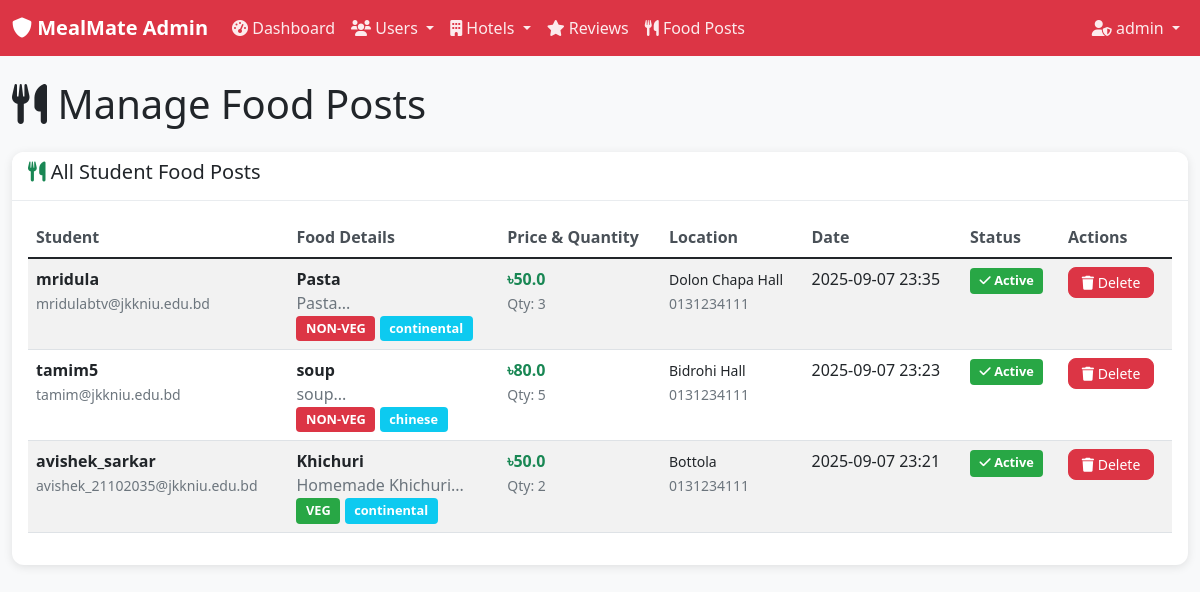
/admin/food-posts (signed in), run on the app's committed database.
### models.py (models this page shows, shortened)
class Admin(db.Model):
    __tablename__ = 'admins'
    id = db.Column(db.Integer, primary_key=True)
    username = db.Column(db.String(80), unique=True, nullable=False)
    email = db.Column(db.String(120), unique=True, nullable=False)
    password_hash = db.Column(db.String(255), nullable=False)
    created_at = db.Column(db.DateTime, default=datetime.utcnow)
    is_active = db.Column(db.Boolean, default=True)
    is_super_admin = db.Column(db.Boolean, default=False)

class StudentFoodPost(db.Model):
    __tablename__ = 'student_food_posts'
    id = db.Column(db.Integer, primary_key=True)
    user_id = db.Column(db.Integer, db.ForeignKey('users.id'), nullable=False)
    title = db.Column(db.String(100), nullable=False)
    description = db.Column(db.Text, nullable=False)
    price = db.Column(db.Float, nullable=False)
    quantity = db.Column(db.Integer, nullable=False)
    food_type = db.Column(db.String(50), nullable=False)  # veg, non-veg, vegan
    cuisine = db.Column(db.String(50), nullable=True)  # indian, chinese, italian, etc.
    location = db.Column(db.String(100), nullable=False)  # hostel block, room number
    contact_info = db.Column(db.String(100), nullable=False)
    image_url = db.Column(db.String(255), nullable=True)
    is_available = db.Column(db.Boolean, default=True)
    created_at = db.Column(db.DateTime, default=datetime.utcnow)
    expires_at = db.Column(db.DateTime, default=lambda: datetime.utcnow() + timedelta(hours=24))

class User(db.Model):
    __tablename__ = 'users'
    id = db.Column(db.Integer, primary_key=True)
    username = db.Column(db.String(80), unique=True, nullable=False)
    reg_number = db.Column(db.String(20), unique=True, nullable=False)
    email = db.Column(db.String(120), unique=True, nullable=False)
    password_hash = db.Column(db.String(255), nullable=False)
    created_at = db.Column(db.DateTime, default=datetime.utcnow)
    is_active = db.Column(db.Boolean, default=True)
    is_approved = db.Column(db.Boolean, default=False)  # Admin approval required
    approved_by = db.Column(db.Integer, db.ForeignKey('admins.id'), nullable=True)
    approved_at = db.Column(db.DateTime, nullable=True)
    reviews = db.relationship('Review', backref='user', lazy=True, cascade='all, delete-orphan')
    food_posts = db.relationship('StudentFoodPost', backref='user', lazy=True, cascade='all, delete-orphan')

### app.py (the view)
    @app.route('/admin/food-posts')
    def admin_food_posts():
        if not require_admin_login():
            return redirect(url_for('admin_login'))
        food_posts = StudentFoodPost.query.order_by(StudentFoodPost.created_at.desc()).all()
        return render_template('admin/food_posts.html',
                             food_posts=food_posts,
                             current_admin=get_current_admin(),
                             current_time=datetime.utcnow())

### templates/admin/food_posts.html (shortened to what this page needs)
{% extends "admin/base.html" %}
{% block content %}
<div class="row">
    <div class="col-12">
        <h1 class="mb-4">
            <i class="fas fa-utensils"></i> Manage Food Posts
        </h1>
    </div>
</div>
<div class="row">
    <div class="col-12">
        <div class="card">
            <div class="card-header">
                <h5><i class="fas fa-utensils text-success"></i> All Student Food Posts</h5>
            </div>
            <div class="card-body">
                {% if food_posts %}
                <div class="table-responsive">
                    <table class="table table-striped">
                        <thead>
                            <tr>
                                <th>Student</th>
                                <th>Food Details</th>
                                <th>Price & Quantity</th>
                                <th>Location</th>
                                <th>Date</th>
                                <th>Status</th>
                                <th>Actions</th>
                            </tr>
                        </thead>
                        <tbody>
                            {% for post in food_posts %}
                            <tr id="post-{{ post.id }}">
                                <td>
                                    <strong>{{ post.user.username }}</strong><br>
                                    <small class="text-muted">{{ post.user.email }}</small>
                                </td>
                                <td>
                                    <strong>{{ post.title }}</strong><br>
                                    <span class="text-muted">{{ post.description[:50] }}...</span><br>
                                    <span class="badge bg-{% if post.food_type == 'veg' %}success{% else %}danger{% endif %}">
                                        {{ post.food_type.upper() }}
                                    </span>
                                    <span class="badge bg-info">{{ post.cuisine }}</span>
                                </td>
                                <td>
                                    <strong class="text-success">৳{{ post.price }}</strong><br>
                                    <small class="text-muted">Qty: {{ post.quantity }}</small>
                                </td>
                                <td>
                                    <small>{{ post.location }}</small><br>
                                    <small class="text-muted">{{ post.contact_info }}</small>
                                </td>
                                <td>{{ post.created_at.strftime('%Y-%m-%d %H:%M') }}</td>
                                <td>
                                    {% if post.expires_at > current_time %}
                                        <span class="badge bg-success">
                                            <i class="fas fa-check"></i> Active
                                        </span>
                                    {% else %}
                                        <span class="badge bg-secondary">
                                            <i class="fas fa-clock"></i> Expired
                                        </span>
                                    {% endif %}
                                </td>
                                <td>
                                    <button class="btn btn-danger btn-sm"
                                            onclick="deleteFoodPost({{ post.id }}, '{{ post.title }}')">
                                        <i class="fas fa-trash"></i> Delete
                                    </button>
                                </td>
                            </tr>
                            {% endfor %}
                        </tbody>
                    </table>
                </div>
                {% else %}
                <div class="text-center py-5">
                    <i class="fas fa-utensils fa-3x text-muted mb-3"></i>
                    <h5 class="text-muted">No food posts found</h5>
                    <p class="text-muted">No student food posts have been created yet.</p>
                </div>
                {% endif %}
            </div>
        </div>
    </div>
</div>
{% endblock %}

### templates/admin/base.html (shortened to what this page needs)
<!DOCTYPE html>
<html lang="en">
<head>
    <link href="https://cdn.jsdelivr.net/npm/bootstrap@5.1.3/dist/css/bootstrap.min.css" rel="stylesheet">
    <link rel="stylesheet" href="https://cdnjs.cloudflare.com/ajax/libs/font-awesome/6.0.0/css/all.min.css">
    <link rel="stylesheet" href="{{ url_for('static', filename='css/admin.css') }}">
</head>
<body>
    <nav class="navbar navbar-expand-lg navbar-dark bg-danger">
        <div class="container-fluid">
            <a class="navbar-brand" href="{{ url_for('admin_dashboard') }}">
                <i class="fas fa-shield-alt"></i> MealMate Admin
            </a>
            <div class="collapse navbar-collapse" id="adminNavbar">
                <ul class="navbar-nav me-auto">
                    <li class="nav-item">
                        <a class="nav-link" href="{{ url_for('admin_dashboard') }}">
                            <i class="fas fa-tachometer-alt"></i> Dashboard
                        </a>
                    </li>
                    <li class="nav-item dropdown">
                        <a class="nav-link dropdown-toggle" href="#" id="usersDropdown" role="button" data-bs-toggle="dropdown">
                            <i class="fas fa-users"></i> Users
                        </a>
                    </li>
                    <li class="nav-item dropdown">
                        <a class="nav-link dropdown-toggle" href="#" id="hotelsDropdown" role="button" data-bs-toggle="dropdown">
                            <i class="fas fa-building"></i> Hotels
                        </a>
                    </li>
                    <li class="nav-item">
                        <a class="nav-link" href="{{ url_for('admin_reviews') }}">
                            <i class="fas fa-star"></i> Reviews
                        </a>
                    </li>
                    <li class="nav-item">
                        <a class="nav-link" href="{{ url_for('admin_food_posts') }}">
                            <i class="fas fa-utensils"></i> Food Posts
                        </a>
                    </li>
                </ul>
                <ul class="navbar-nav">
                    <li class="nav-item dropdown">
                        <a class="nav-link dropdown-toggle" href="#" id="adminDropdown" role="button" data-bs-toggle="dropdown">
                            <i class="fas fa-user-shield"></i>
                            {% if current_admin %}{{ current_admin.username }}{% else %}Admin{% endif %}
                        </a>
                    </li>
                </ul>
            </div>
        </div>
    </nav>
    <div class="container-fluid mt-4">
        {% block content %}{% endblock %}
    </div>
</body>
</html>

### static/css/admin.css (style rules this page uses)
body { background-color: #f8f9fa; }
.navbar-brand { font-weight: bold; }
.navbar-nav .nav-link { font-weight: 500; color: rgba(255, 255, 255, 0.9) !important; }
.card { border: none; border-radius: 12px; box-shadow: 0 2px 10px rgba(0, 0, 0, 0.1); margin-bottom: 1.5rem; }
.card-header { background-color: white; border-bottom: 1px solid #e9ecef; border-radius: 12px 12px 0 0 !important; font-weight: 600; }
.table th { font-weight: 600; color: #495057; border-top: none; }
.badge { font-size: 0.8rem; padding: 0.4rem 0.6rem; }
.btn { border-radius: 8px; font-weight: 500; }
.btn-sm { padding: 0.25rem 0.8rem; font-size: 0.875rem; }
.table-responsive { border-radius: 8px; }
.badge.bg-success { background-color: #28a745 !important; }

### data on the page
Admin: username "admin"
StudentFoodPost: user.username "mridula", user.email "mridulabtv@jkkniu.edu.bd", title "Pasta", description "Pasta", food_type "NON-VEG", cuisine "continental", price "50.0", quantity "3", location "Dolon Chapa Hall", contact_info "0131234111", created_at "2025-09-07 23:35", shows "Active"
StudentFoodPost: user.username "tamim5", user.email "tamim@jkkniu.edu.bd", title "soup", description "soup", food_type "NON-VEG", cuisine "chinese", price "80.0", quantity "5", location "Bidrohi Hall", contact_info "0131234111", created_at "2025-09-07 23:23", shows "Active"
StudentFoodPost: user.username "avishek_sarkar", user.email "avishek_21102035@jkkniu.edu.bd", title "Khichuri", description "Homemade Khichuri", food_type "VEG", cuisine "continental", price "50.0", quantity "2", location "Bottola", contact_info "0131234111", created_at "2025-09-07 23:21", shows "Active"
